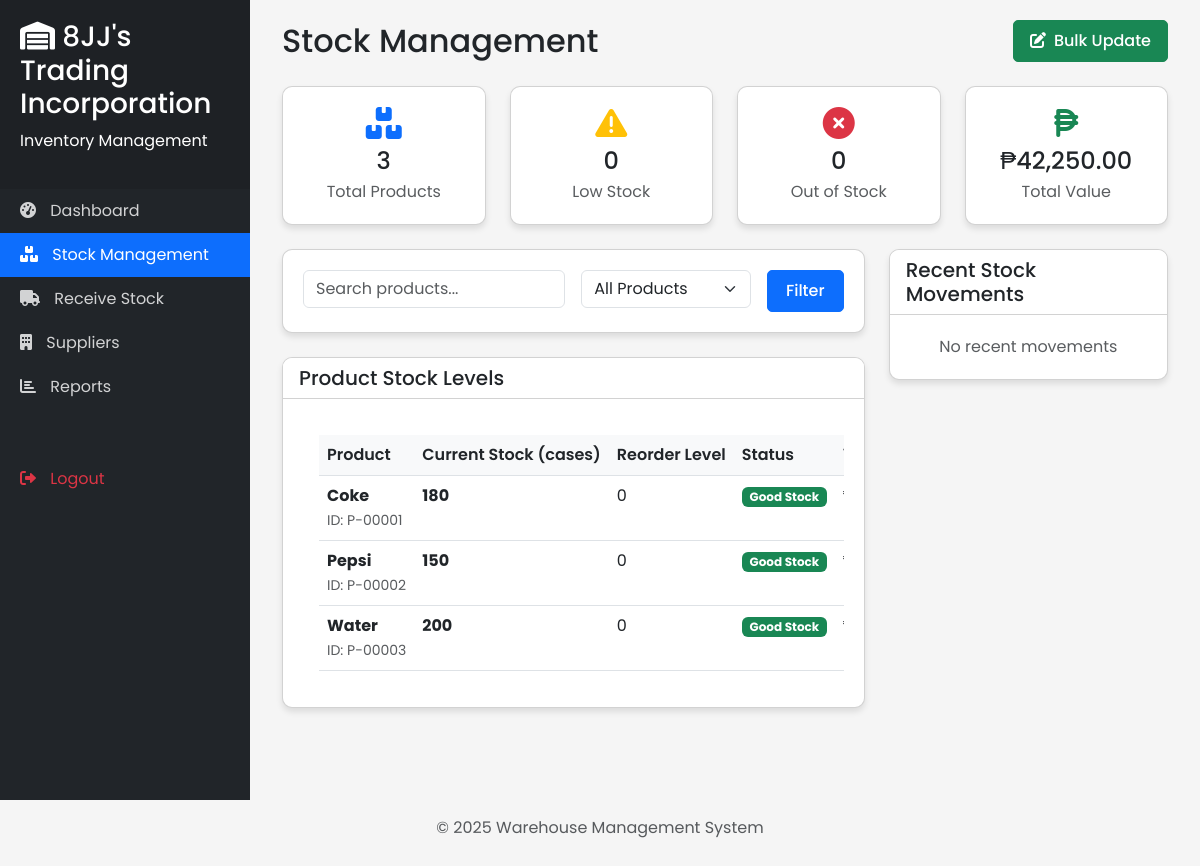
Screenshot of /inventory/stock.php (signed in) with the database file from the repository.
### tables this page shows
CREATE TABLE IF NOT EXISTS product (
    ProductID VARCHAR(50) PRIMARY KEY,
    ProductName VARCHAR(50) NOT NULL,
    ProductPrice DECIMAL(10,2) NOT NULL,
    ProductCategory VARCHAR(50) NOT NULL,
    ProductStatus VARCHAR(50) DEFAULT 'Available',
    StockOnHandPerCase INT DEFAULT 0,
    QtyPerCase INT DEFAULT 0,
    MinimumStockLevel INT DEFAULT 0,
    MaximumStockLevel INT DEFAULT 500,
    ReorderPoint INT DEFAULT 0,
    StockOnHandPerPiece INT DEFAULT 0,
    LastUpdated DATETIME DEFAULT CURRENT_TIMESTAMP,
    DeliveryFSID VARCHAR(50) NULL
);

### inventory/stock.php (the view, shortened to what this page needs)
<?php
require_once '../config/db_connect.php';
include '../includes/header.php';
$searchFilter = $_GET['search'] ?? '';
$stockFilter = $_GET['stock_filter'] ?? 'all';
$whereClause = "WHERE 1=1";
$query = "SELECT ProductID, ProductName, StockOnHandPerCase, ReorderPoint, ProductPrice, QtyPerCase
          FROM product
          $whereClause
          ORDER BY ProductName";
$stmt = $conn->prepare($query);
$stmt->execute();
$result = $stmt->get_result();
$products = [];
while ($row = $result->fetch_assoc()) {
    $products[] = $row;
}
$statsQuery = "SELECT
    COUNT(*) as total_products,
    COUNT(CASE WHEN StockOnHandPerCase <= ReorderPoint AND StockOnHandPerCase > 0 THEN 1 END) as low_stock,
    COUNT(CASE WHEN StockOnHandPerCase = 0 THEN 1 END) as out_of_stock,
    SUM(StockOnHandPerCase * ProductPrice) as total_value
    FROM product";
$statsResult = $conn->query($statsQuery);
$stats = $statsResult->fetch_assoc();
$recentMovements = [];
?>
<div class="sidebar">
    <div class="sidebar-header">
        <h3><i class="fas fa-warehouse"></i> 8JJ's Trading Incorporation</h3>
        <p>Inventory Management</p>
    </div>
    <ul class="nav flex-column">
        <li class="nav-item">
            <a class="nav-link" href="dashboard.php">
                <i class="fas fa-tachometer-alt"></i> Dashboard
            </a>
        </li>
        <li class="nav-item">
            <a class="nav-link active" href="stock.php">
                <i class="fas fa-boxes"></i> Stock Management
            </a>
        </li>
        <li class="nav-item">
            <a class="nav-link" href="receive.php">
                <i class="fas fa-truck"></i> Receive Stock
            </a>
        </li>
        <li class="nav-item">
            <a class="nav-link" href="suppliers.php">
                <i class="fas fa-building"></i> Suppliers
            </a>
        </li>
        <li class="nav-item">
            <a class="nav-link" href="reports.php">
                <i class="fas fa-chart-bar"></i> Reports
            </a>
        </li>
        <li class="nav-item mt-5">
            <a class="nav-link text-danger" href="../logout.php">
                <i class="fas fa-sign-out-alt"></i> Logout
            </a>
        </li>
    </ul>
</div>
<div class="main-content">
    <div class="container-fluid">
        <div class="row mb-4">
            <div class="col-md-12 d-flex justify-content-between align-items-center">
                <h2 class="mb-0">Stock Management</h2>
                <button class="btn btn-success" data-bs-toggle="modal" data-bs-target="#bulkUpdateModal">
                    <i class="fas fa-edit me-2"></i>Bulk Update
                </button>
            </div>
        </div>
        <div class="row mb-4">
            <div class="col-md-3">
                <div class="card dashboard-card text-center">
                    <div class="card-body">
                        <i class="fas fa-boxes fa-2x text-primary mb-2"></i>
                        <h4 class="mb-1"><?php echo number_format($stats['total_products']); ?></h4>
                        <p class="text-muted mb-0">Total Products</p>
                    </div>
                </div>
            </div>
            <div class="col-md-3">
                <div class="card dashboard-card text-center">
                    <div class="card-body">
                        <i class="fas fa-exclamation-triangle fa-2x text-warning mb-2"></i>
                        <h4 class="mb-1"><?php echo number_format($stats['low_stock']); ?></h4>
                        <p class="text-muted mb-0">Low Stock</p>
                    </div>
                </div>
            </div>
            <div class="col-md-3">
                <div class="card dashboard-card text-center">
                    <div class="card-body">
                        <i class="fas fa-times-circle fa-2x text-danger mb-2"></i>
                        <h4 class="mb-1"><?php echo number_format($stats['out_of_stock']); ?></h4>
                        <p class="text-muted mb-0">Out of Stock</p>
                    </div>
                </div>
            </div>
            <div class="col-md-3">
                <div class="card dashboard-card text-center">
                    <div class="card-body">
                        <i class="fas fa-peso-sign fa-2x text-success mb-2"></i>
                        <h4 class="mb-1">₱<?php echo number_format($stats['total_value'], 2); ?></h4>
                        <p class="text-muted mb-0">Total Value</p>
                    </div>
                </div>
            </div>
        </div>
        <div class="row">
            <div class="col-md-8 mb-4">
                <div class="card dashboard-card mb-4">
                    <div class="card-body">
                        <form method="GET" class="row g-3">
                            <div class="col-md-6">
                                <input type="text" name="search" class="form-control" placeholder="Search products..." value="<?php echo htmlspecialchars($searchFilter); ?>">
                            </div>
                            <div class="col-md-4">
                                <select name="stock_filter" class="form-select">
                                    <option value="all" <?php echo $stockFilter === 'all' ? 'selected' : ''; ?>>All Products</option>
                                </select>
                            </div>
                            <div class="col-md-2">
                                <button type="submit" class="btn btn-primary w-100">Filter</button>
                            </div>
                        </form>
                    </div>
                </div>
                <div class="card dashboard-card">
                    <div class="card-header bg-white">
                        <h5 class="mb-0">Product Stock Levels</h5>
                    </div>
                    <div class="card-body">
                        <div class="table-responsive">
                            <table class="table table-hover">
                                <thead>
                                    <tr>
                                        <th>Product</th>
                                        <th>Current Stock (cases)</th>
                                        <th>Reorder Level</th>
                                        <th>Status</th>
                                        <th>Value</th>
                                    </tr>
                                </thead>
                                <tbody>
                                    <?php if (empty($products)): ?>
                                        <tr>
                                            <td colspan="6" class="text-center text-muted">No products found</td>
                                        </tr>
                                    <?php else: ?>
                                        <?php foreach ($products as $product): ?>
                                        <tr>
                                            <td>
                                                <div>
                                                    <strong><?php echo htmlspecialchars($product['ProductName']); ?></strong>
                                                    <br><small class="text-muted">ID: <?php echo htmlspecialchars($product['ProductID']); ?></small>
                                                </div>
                                            </td>
                                            <td>
                                                <span class="fw-bold"><?php echo number_format($product['StockOnHandPerCase']); ?></span>
                                            </td>
                                            <td><?php echo number_format($product['ReorderPoint']); ?></td>
                                            <td>
                                                <?php if ($product['StockOnHandPerCase'] == 0): ?>
                                                    <span class="badge bg-danger">Out of Stock</span>
                                                <?php elseif ($product['StockOnHandPerCase'] <= $product['ReorderPoint']): ?>
                                                    <span class="badge bg-warning">Low Stock</span>
                                                <?php else: ?>
                                                    <span class="badge bg-success">Good Stock</span>
                                                <?php endif; ?>
                                            </td>
                                            <td>₱<?php echo number_format($product['StockOnHandPerCase'] * $product['ProductPrice'], 2); ?></td>
                                        </tr>
                                        <?php endforeach; ?>
                                    <?php endif; ?>
                                </tbody>
                            </table>
                        </div>
                    </div>
                </div>
            </div>
            <div class="col-md-4 mb-4">
                <div class="card dashboard-card">
                    <div class="card-header bg-white">
                        <h5 class="mb-0">Recent Stock Movements</h5>
                    </div>
                    <div class="card-body">
                        <?php if (empty($recentMovements)): ?>
                            <div class="text-center text-muted">No recent movements</div>
                        <?php endif; ?>
                    </div>
                </div>
            </div>
        </div>
    </div>
</div>
<?php include '../includes/footer.php'; ?>

### assets/css/style.css (style rules this page uses)
:root { --primary-color: #0d6efd; --secondary-color: #6c757d; --success-color: #198754; --danger-color: #dc3545; --warning-color: #fd7e14; --info-color: #0dcaf0; --light-color: #f8f9fa; --dark-color: #212529; }
body { font-family: 'Poppins', sans-serif; background-color: #f5f5f5; }
.sidebar { position: fixed; top: 0; left: 0; height: 100vh; width: 250px; background-color: var(--dark-color); color: white; transition: all 0.3s; z-index: 1000; }
.sidebar-header { padding: 20px; background-color: rgba(0, 0, 0, 0.1); }
.sidebar .nav-link { color: rgba(255, 255, 255, 0.8); padding: 10px 20px; transition: all 0.3s; }
.sidebar .nav-link.active { color: white; background-color: var(--primary-color); }
.sidebar .nav-link i { margin-right: 10px; }
.main-content { margin-left: 250px; padding: 20px; transition: all 0.3s; display: block; }
.main-content > .container-fluid, .main-content > .container { width: 100%; max-width: 1200px; margin: 0 auto; }
.dashboard-card { border-radius: 10px; box-shadow: 0 4px 6px rgba(0, 0, 0, 0.1); transition: all 0.3s; overflow: hidden; }
.dashboard-card .card-body { padding: 20px; }
.table-responsive { overflow-x: auto; max-width: 100%; margin: 0; }
.table { width: 100%; margin-bottom: 0; min-width: 600px; }
.table th { background-color: var(--light-color); font-weight: 600; white-space: nowrap; }
.table td { white-space: nowrap; overflow: hidden; text-overflow: ellipsis; max-width: 150px; }
.card { overflow: hidden; }
.card .table-responsive { margin: 0; padding: 0; }
.main-content .card .table-responsive { width: 100%; overflow-x: auto; }
.dashboard-tables-row .card .table-responsive, .dashboard-card .table-responsive { max-width: 1000px; margin: 0 auto; padding: 1rem; }
.btn { border-radius: 5px; padding: 8px 16px; font-weight: 500; }
.btn-primary { background-color: var(--primary-color); border-color: var(--primary-color); }
.btn-success { background-color: var(--success-color); border-color: var(--success-color); }

### rows the page displays
product: ProductName "Coke", ProductID "P-00001", StockOnHandPerCase "180", ReorderPoint "0", shows "Good Stock"
product: ProductName "Pepsi", ProductID "P-00002", StockOnHandPerCase "150", ReorderPoint "0", shows "Good Stock"
product: ProductName "Water", ProductID "P-00003", StockOnHandPerCase "200", ReorderPoint "0", shows "Good Stock"

### other values shown
$stats['total_products'] "3"
$stats['low_stock'] "0"
$stats['out_of_stock'] "0"
$stats['total_value'] "42,250.00"
